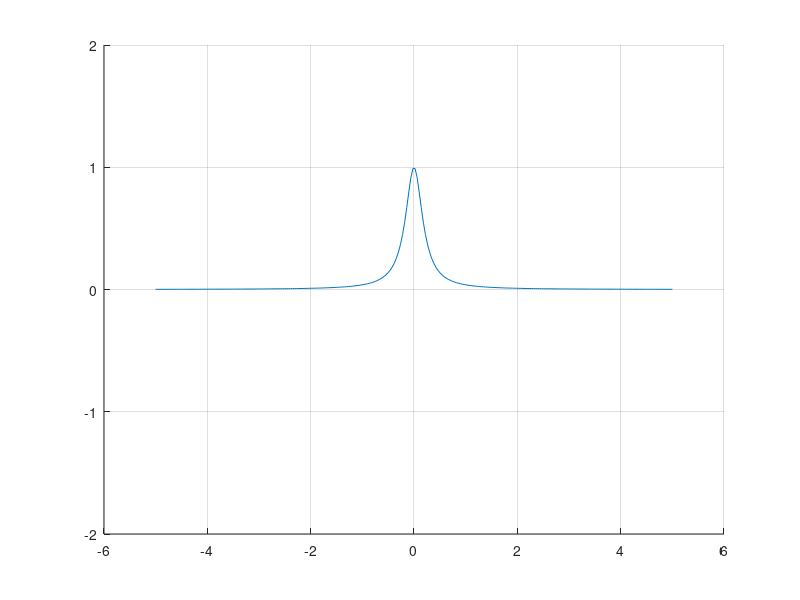

This figure's MATLAB source: (Note: this script raises an error after producing the figure.)
bounds = {-5, 5};
xs = linspace(bounds{:}, 250);

f = @(x) 1 ./ (1 + 25*x.^2);

figure("Name", "Äquidistanten Stützstellen", "NumberTitle", "off");

hold on;
grid on;
ylim([-2, 2]);

plot(xs, arrayfun(f, xs), "DisplayName", "f(x)");

for n = (2 .^ (1:5))
    sp = linspace(bounds{:}, n);
    plot(xs,
        arrayfun(@(x) NevilleSchema(sp, f(sp), x), xs),
        "DisplayName",
        sprintf("p_{%d}(x)", n)
    );
end

legend;

figure("Name", "Tschebyscheff-Knoten", "NumberTitle", "off");

hold on;
grid on;
ylim([-2, 2]);

plot(xs, arrayfun(f, xs), "DisplayName", "f(x)");

for n = (2 .^ (1:5))
    k = n-1:-1:0;
    sp = (bounds{1}+bounds{2})./2 + ((bounds{2}-bounds{1})./2)*cos(pi.*k./(n-1));
    plot(xs,
        arrayfun(@(x) NevilleSchema(sp, f(sp), x), xs),
        "DisplayName",
        sprintf("p_{%d}(x)", n)
    );
end

legend;

pause
